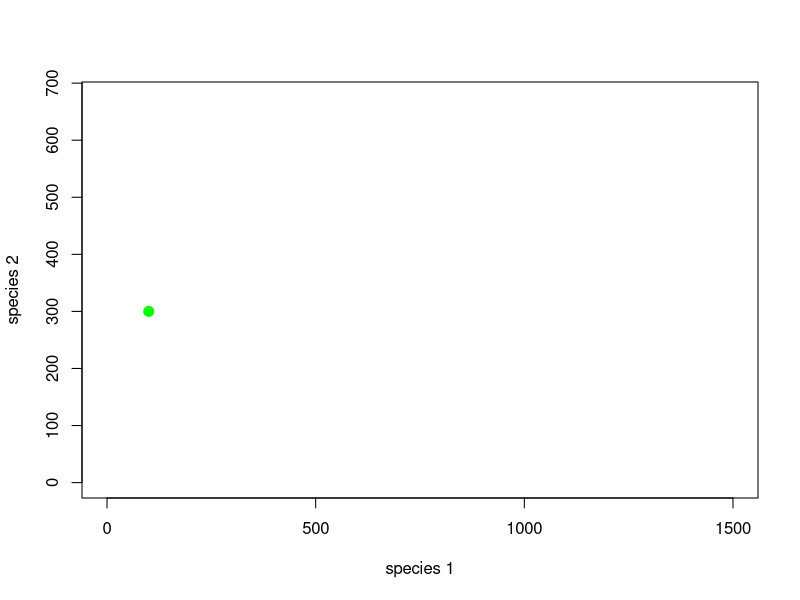
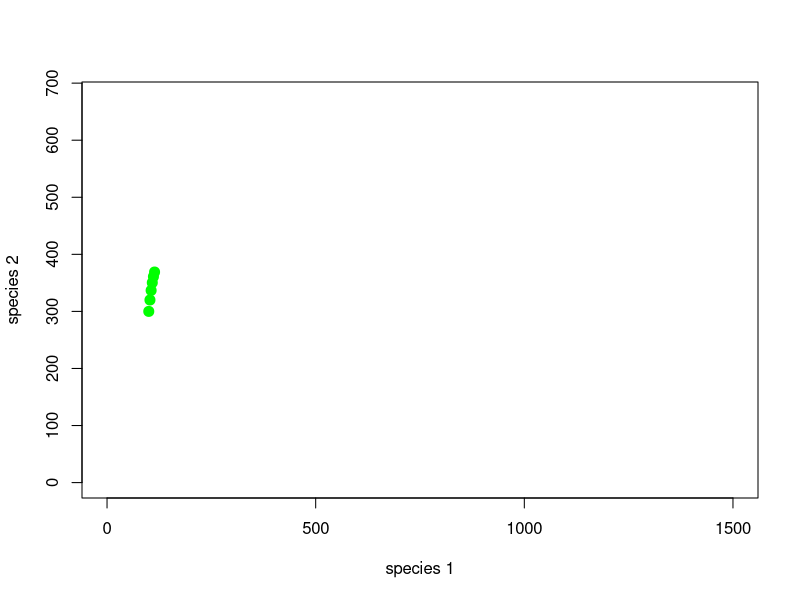
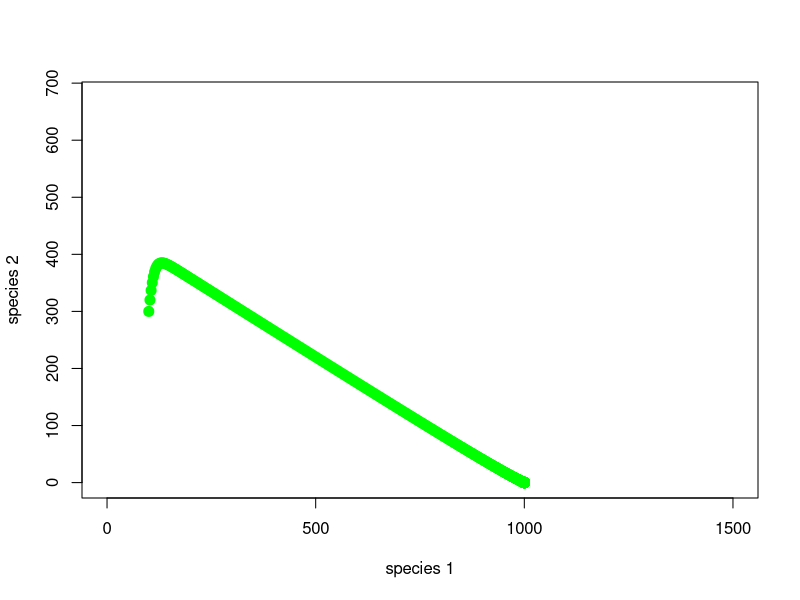
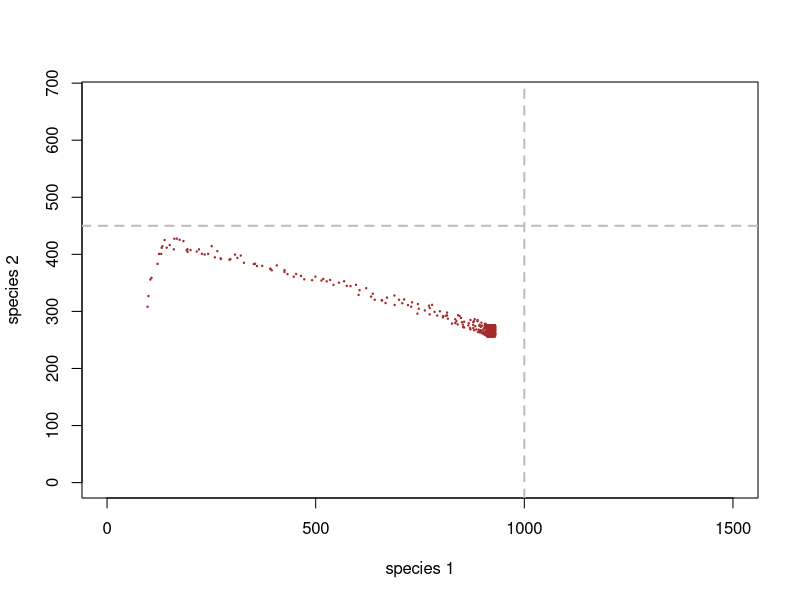
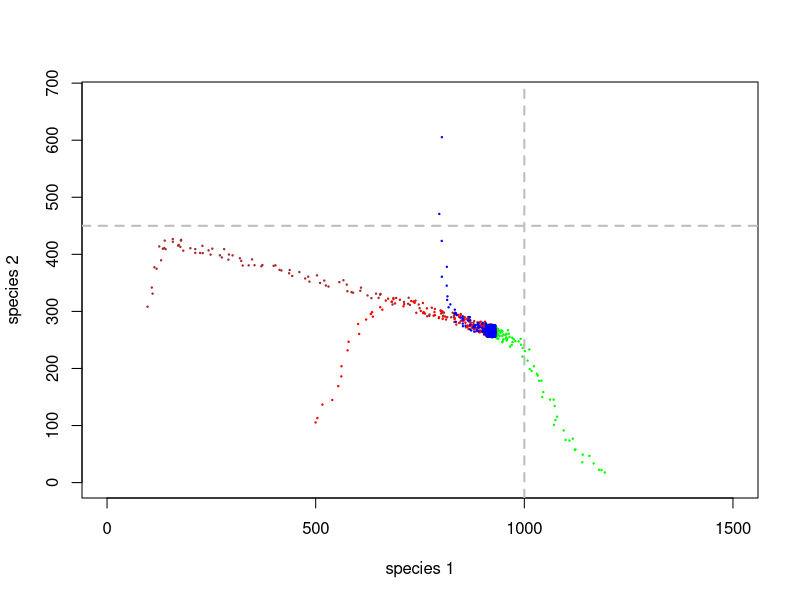

Generate these figures, in order, with R: (Note: this script raises an error after producing the figures.)

############################################################
####                                                    ####  
####  NRES 470/670, Lecture 16                          ####
####                                                    ####
####  Kevin Shoemaker                                   #### 
####  University of Nevada, Reno                        ####
####                                                    #### 
############################################################


############################################################
####  Competition                                       ####
############################################################



##### LOTKA VOLTERRA COMPETITION EXAMPLE

## Params

Alpha <- 1.1
Beta <- 0.5
InitN1 <- 100
InitN2 <- 300
K1 <- 1000
K2 <- 450
Rmax1 <- 0.05
Rmax2 <- 0.3
Nyears <- 1000

System <- data.frame(n1 = rep(InitN1,(Nyears+1)),n2 = InitN2)

doYear <- function(prevyear){
  n1 <- prevyear[1] + prevyear[1] * Rmax1 * (1-((prevyear[1]+Alpha*prevyear[2])/(K1)))
  n2 <- prevyear[2] + prevyear[2] * Rmax2 * (1-((prevyear[2]+Beta*prevyear[1])/(K2)))
  return(c(n1,n2))
}

## Do simulation
for(i in 1:(Nyears+1)){
  System[1+i,] <- doYear(System[i,])
}




####
# visualize the initial abundances on the phase plane

plot(1,1,pch="",ylim=c(0,K2*1.5),xlim=c(0,K1*1.5),xlab="species 1",ylab="species 2")
points(System[1,],col="green",pch=20,cex=2)


# and the first 5 years...
plot(1,1,pch="",ylim=c(0,K2*1.5),xlim=c(0,K1*1.5),xlab="species 1",ylab="species 2")
points(System[1:6,],col="green",pch=20,cex=2)


# and many years!
plot(1,1,pch="",ylim=c(0,K2*1.5),xlim=c(0,K1*1.5),xlab="species 1",ylab="species 2")
points(System,col="green",pch=20,cex=2)


##### LOTKA VOLTERRA COMPETITION EXAMPLE #2

## Params

Alpha <- 0.3
Beta <- 0.2
InitN1 <- 100
InitN2 <- 300
K1 <- 1000
K2 <- 450
Rmax1 <- 0.05
Rmax2 <- 0.3
Nyears <- 1000

System <- data.frame(n1 = rep(InitN1,(Nyears+1)),n2 = InitN2)

doYear <- function(prevyear){
  n1 <- prevyear[1] + prevyear[1] * Rmax1 * (1-((prevyear[1]+Alpha*prevyear[2])/(K1)))
  n2 <- prevyear[2] + prevyear[2] * Rmax2 * (1-((prevyear[2]+Beta*prevyear[1])/(K2)))
  return(c(n1,n2))
}

## Do simulation
for(i in 1:(Nyears+1)){
  System[1+i,] <- doYear(System[i,])
}




# visualize on the phase plane

plot(1,1,pch="",ylim=c(0,K2*1.5),xlim=c(0,K1*1.5),xlab="species 1",ylab="species 2")
points(jitter(System[,1],500),jitter(System[,2],500),col="brown",pch=20,cex=0.3)
abline(h=K2,v=K1,col="gray",lwd=2,lty=2)


##### LOTKA VOLTERRA COMPETITION EXAMPLE #3: multiple starting points

## Params


InitN1 <- 1200
InitN2 <- 25
System1 <- data.frame(n1 = rep(InitN1,(Nyears+1)),n2 = InitN2)
## Do simulation
for(i in 1:(Nyears+1)){
  System1[1+i,] <- doYear(System1[i,])
}

InitN1 <- 500
InitN2 <- 100
System2 <- data.frame(n1 = rep(InitN1,(Nyears+1)),n2 = InitN2)
## Do simulation
for(i in 1:(Nyears+1)){
  System2[1+i,] <- doYear(System2[i,])
}


InitN1 <- 800
InitN2 <- 600
System3 <- data.frame(n1 = rep(InitN1,(Nyears+1)),n2 = InitN2)
## Do simulation
for(i in 1:(Nyears+1)){
  System3[1+i,] <- doYear(System3[i,])
}



# visualize on the phase plane

plot(1,1,pch="",ylim=c(0,K2*1.5),xlim=c(0,K1*1.5),xlab="species 1",ylab="species 2")
points(jitter(System[,1],500),jitter(System[,2],500),col="brown",pch=20,cex=0.3)
points(jitter(System1[,1],500),jitter(System1[,2],500),col="green",pch=20,cex=0.3)
points(jitter(System2[,1],500),jitter(System2[,2],500),col="red",pch=20,cex=0.3)
points(jitter(System3[,1],500),jitter(System3[,2],500),col="blue",pch=20,cex=0.3)

abline(h=K2,v=K1,col="gray",lwd=2,lty=2)

##########
# Visualize phase plane with arrows!
##########

#######################################################################################
## SPECIFY MODEL AND INITIALIZE
#
## toggle switch function for phase arrow and nullcline plotting 

toggle = compiler::cmpfun(function(u,v,parms) {
  c( u*parms[1]*(1-(u+(parms[2]*v))/parms[3]), v*parms[4]*(1-(v+(parms[5]*u))/parms[6]) )
})

fun=toggle ## Our generic name for the system of equations to look at! ;-)
#
## toggle switch function for computing solution trajectories with deSolve::ode()

#Toggle = as.ode.func(toggle)
#
## parameter values?

Rmax1 <- 0.05
Alpha <- 0.3
K1 <- 1000
Rmax2 <- 0.3
Beta <- 0.2
K2 <- 450

parms=c(Rmax1,Alpha,K1,Rmax2,Beta,K2)

# toggle(100,100,parms)

xlim = c(5,2000)
ylim = c(5,1000)
new <- phasearrows.calc(toggle,xlim,ylim,resol=25,parms=parms)

plot(1,1,pch="",xlim=xlim,ylim=ylim,xlab="N1",ylab="N2")
phasearrows.draw(new)

#
## END MODEL SPECIFICATION AND INITIALIZATION
#######################################################################################


#### example with phase-plane arrows

plot(1,1,pch="",xlim=xlim,ylim=ylim,xlab="N1",ylab="N2")
phasearrows.draw(new)
abline(K1/Alpha,-(K1/Alpha)/K1,col="red",lwd=3)   # species 1
abline(K2,-K2/(K2/Beta),col="blue",lwd=3)   # species 1


##########
# Another example
##########

Rmax1 <- 0.2
Alpha <- 1.1
K1 <- 1000
Rmax2 <- 0.2
Beta <- 0.9
K2 <- 500

parms=c(Rmax1,Alpha,K1,Rmax2,Beta,K2)

# toggle(100,100,parms)

xlim = c(5,1500)
ylim = c(5,1000)
new <- phasearrows.calc(toggle,xlim,ylim,resol=25,parms=parms)

plot(1,1,pch="",xlim=xlim,ylim=ylim,xlab="N1",ylab="N2")
phasearrows.draw(new)
abline(K1/Alpha,-(K1/Alpha)/K1,col="red",lwd=3)   # species 1
abline(K2,-K2/(K2/Beta),col="blue",lwd=3)   # species 2

#########
# And another example!
#########

Rmax1 <- 0.5
Alpha <- 1.05
K1 <- 890
Rmax2 <- 0.2
Beta <- 0.5
K2 <- 890

parms=c(Rmax1,Alpha,K1,Rmax2,Beta,K2)

# toggle(100,100,parms)

xlim = c(5,1500)
ylim = c(5,1000)
new <- phasearrows.calc(toggle,xlim,ylim,resol=25,parms=parms)

plot(1,1,pch="",xlim=xlim,ylim=ylim,xlab="N1",ylab="N2")
phasearrows.draw(new)
abline(K1/Alpha,-(K1/Alpha)/K1,col="red",lwd=3)   # species 1
abline(K2,-K2/(K2/Beta),col="blue",lwd=3)   # species 2


########
# And another!
#########

Alpha <- 0.3
Beta <- 0.2
K1 <- 1000
K2 <- 450
Rmax1 <- 0.05
Rmax2 <- 0.3
Nyears <- 1000
ylim=c(0,K2*1.5)
xlim=c(0,K1*1.5)
plot(1,1,pch="",ylim=ylim,xlim=xlim,xlab="species 1",ylab="species 2")
points(jitter(System[,1],500),jitter(System[,2],500),col="brown",pch=20,cex=0.4)
points(jitter(System1[,1],500),jitter(System1[,2],500),col="green",pch=20,cex=0.4)
points(jitter(System2[,1],500),jitter(System2[,2],500),col="red",pch=20,cex=0.4)
points(jitter(System3[,1],500),jitter(System3[,2],500),col="blue",pch=20,cex=0.4)

parms=c(Rmax1,Alpha,K1,Rmax2,Beta,K2)
xlim = c(5,1500)
ylim = c(5,1000)
new <- phasearrows.calc(toggle,xlim,ylim,resol=15,parms=parms)
phasearrows.draw(new)
abline(h=K2,v=K1,col="gray",lwd=2,lty=2)
abline(K1/Alpha,-(K1/Alpha)/K1,col="red",lwd=2)   # species 1
abline(K2,-K2/(K2/Beta),col="blue",lwd=2)   # species 2


########
# And finally...
########

Rmax1 <- 0.2
Alpha <- 1.5
K1 <- 1000
Rmax2 <- 0.2
Beta <- 2
K2 <- 1500

parms=c(Rmax1,Alpha,K1,Rmax2,Beta,K2)

# toggle(100,100,parms)

xlim = c(5,1500)
ylim = c(5,1000)
new <- phasearrows.calc(toggle,xlim,ylim,resol=25,parms=parms)

plot(1,1,pch="",xlim=xlim,ylim=ylim,xlab="N1",ylab="N2")
phasearrows.draw(new)
abline(K1/Alpha,-(K1/Alpha)/K1,col="red",lwd=3)   # species 1
abline(K2,-K2/(K2/Beta),col="blue",lwd=3)   # species 2

